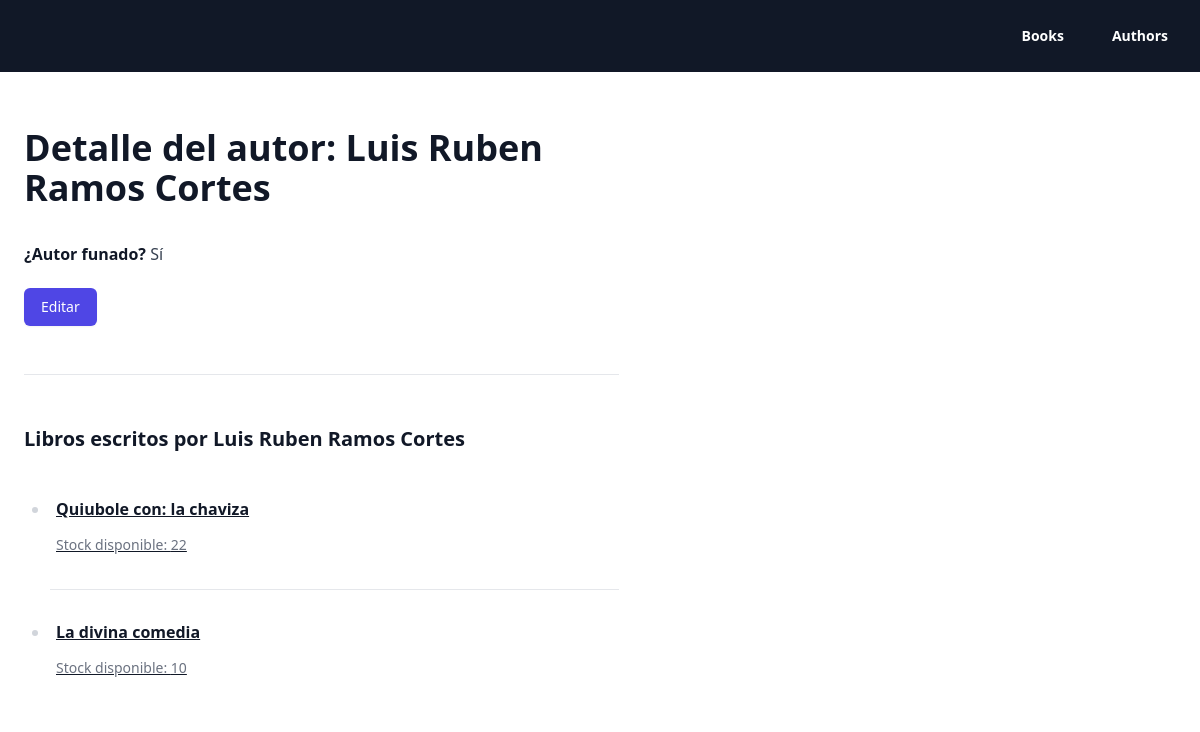
/inventory/authors/2/, run on the app's committed database.
### inventory/models.py (models this page shows, shortened)
class Autor(models.Model):
    name = models.CharField(max_length=200)
    funado = models.BooleanField()

class Libro(models.Model):
    title = models.CharField(max_length=200)
    stock = models.IntegerField()
    last_update = models.DateTimeField()
    autor = models.ForeignKey(Autor, on_delete=models.CASCADE)

### inventory/views.py (the view)
# urls.py: path("authors/<int:id>/", views.author_detail, name="author_detail"),
def author_detail(r, id: int):
    autor = get_object_or_404(Autor, id=id)
    books = Libro.objects.filter(autor = id)
    context = {
        "author": autor,
        "books": books
    }
    return render(r, "inventory/author_detail.html", context)

### inventory/templates/inventory/author_detail.html (shortened to what this page needs)
{% extends 'inventory/layout.html' %}
{% block content %}
<div class="prose py-8">
    <h1>Detalle del autor: {{ author.name }}</h1>
    <p>
        <strong>¿Autor funado?</strong>
        {% if author.funado %}
            Sí
        {% else %}
            No
        {% endif %}
    </p>
    <div class="flex space-x-4 mb-8">
        <button id="open-modal-button" class="inline-flex items-center px-4 py-2 border border-transparent text-sm font-medium rounded-md shadow-sm text-white bg-indigo-600 hover:bg-indigo-700 focus:outline-none focus:ring-2 focus:ring-offset-2 focus:ring-indigo-500">
            Editar
        </button>
    </div>
    <hr>
    <h3>Libros escritos por {{ author.name }}</h3>
    {% if books|length > 0 %}
        <ul role="list" class="divide-y divide-gray-200">
            {% for libro in books %}
                <li class="py-4">
                    <a class="block hover:bg-gray-50">
                        <p class="font-semibold">{{ libro.title }}</p>
                        <p class="text-sm text-gray-500">Stock disponible: {{ libro.stock }}</p>
                    </a>
                </li>
            {% endfor %}
        </ul>
    {% else %}
        <p class="text-gray-500">Este autor aún no tiene libros registrados.</p>
    {% endif %}
</div>
{% endblock %}

### inventory/templates/inventory/layout.html (shortened to what this page needs)
<!DOCTYPE html>
<html lang="en" class="h-full overflow-x-hidden">
<head>
    <script src="https://cdn.tailwindcss.com/3.4.4?plugins=typography"></script>
</head>
<body class="h-full w-full">
    {% include 'inventory/fragments/header.html' %}
    <main class="p-6">
        {% block content %}
        {% endblock %}
    </main>
</body>
</html>

### inventory/templates/inventory/fragments/header.html (shortened to what this page needs)
<header class="bg-gray-900">
	<nav aria-label="Global" class="mx-auto flex max-w-7xl items-center justify-between p-6 lg:px-8">
		<el-popover-group class="hidden lg:flex lg:gap-x-12">
			<a href="/inventory/books" class="text-sm/6 font-semibold text-white">Books</a>
			<a href="/inventory/authors" class="text-sm/6 font-semibold text-white">Authors</a>
		</el-popover-group>
	</nav>
</header>

### data on the page
Autor: name "Luis Ruben Ramos Cortes"
Libro: title "Quiubole con: la chaviza", stock "22"
Libro: title "La divina comedia", stock "10"
